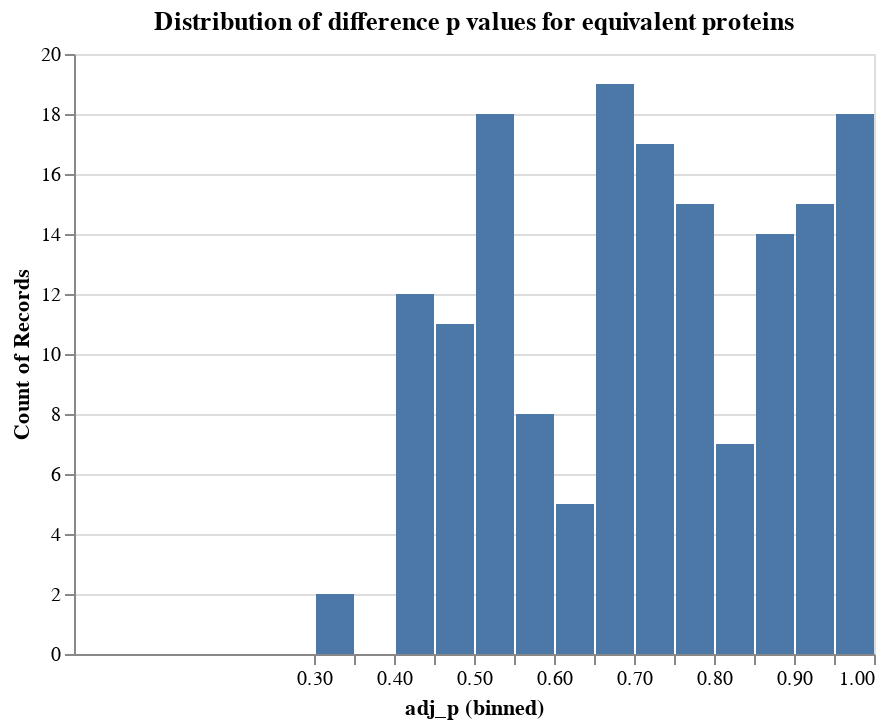

Here is the notebook cell this chart was saved with:
### Markdown cell above
## Out of curiousity, look at the ttest pvalues for difference, for the equivalent proteins

### Code cell
ttres = pd.\
read_csv(f"{CHROMOSOME}{ARM}_{TRANS_OR_CIS}effects_ttest.tsv", sep="\t").\
rename(columns={"Name": "protein"}).\
set_index("protein")

cancer_types = sorted(ttres.columns.to_series().str.split("_", n=1, expand=True)[0].unique())

ttres_long = pd.DataFrame()

for cancer_type in cancer_types:
    cancer_df = ttres.\
    loc[:, ttres.columns.str.startswith(cancer_type)].\
    dropna(axis="index", how="all").\
    reset_index(drop=False)
    
    # If the cancer type has database IDs, make a separate column that has them.
    # If not, create a column of NaNs (so that the tables all match)
    if f"{cancer_type}_Database_ID" in cancer_df.columns:
        cancer_df = cancer_df.rename(columns={f"{cancer_type}_Database_ID": "Database_ID"})
    else:
        cancer_df = cancer_df.assign(Database_ID=np.nan)
        
    # Rename the pvalue column to not have the cancer type
    cancer_df = cancer_df.\
    rename(columns={f"{cancer_type}_pvalue": "adj_p"}).\
    assign(cancer_type=cancer_type)
    
    # Reorder the columns
    cancer_df = cancer_df[["cancer_type", "protein", "Database_ID", "adj_p"]]
    
    # Append to the overall dataframe
    ttres_long = ttres_long.append(cancer_df)

# Drop duplicate rows and reset the index
ttres_long = ttres_long[~ttres_long.duplicated(keep=False)].\
reset_index(drop=True)

# Get the difference p values for all proteins that passed
diffs = pd.DataFrame()
for prot_idx in prots.index:
    
    prot = prots.loc[prot_idx, "protein"]
    cancer_type = prots.loc[prot_idx, "cancer_type"]
    
    diffs = diffs.append(ttres_long[
        (ttres_long["protein"] == prot) &
        (ttres_long["cancer_type"] == cancer_type)
    ])

# Plot the distribution of the difference p values for the equivalent proteins
alt.Chart(diffs).mark_bar().encode(
    x=alt.X(
        "adj_p",
        bin=alt.Bin(step=0.05),
        scale=alt.Scale(
            domain=[0, 1]
        )
    ),
    y=alt.Y(
        "count()"
    )
).properties(
    title="Distribution of difference p values for equivalent proteins"
)

### Figure 1 — Vega-Lite specification as saved in the notebook (floating-point values rounded to 4 significant figures; data arrays with more than 128 entries replaced by an {"elided": "..."} marker saying what was removed)
{"config": {"view": {"continuousWidth": 400, "continuousHeight": 300}}, "data": {"name": "data-2459d8018b984c9192a9e047dc65d5d8"}, "mark": "bar", "encoding": {"x": {"type": "quantitative", "bin": {"step": 0.05}, "field": "adj_p", "scale": {"domain": [0, 1]}}, "y": {"type": "quantitative", "aggregate": "count"}}, "title": "Distribution of difference p values for equivalent proteins", "$schema": "https://vega.github.io/schema/vega-lite/v4.8.1.json", "datasets": {"data-2459d8018b984c9192a9e047dc65d5d8": {"elided": "161 records"}}}
